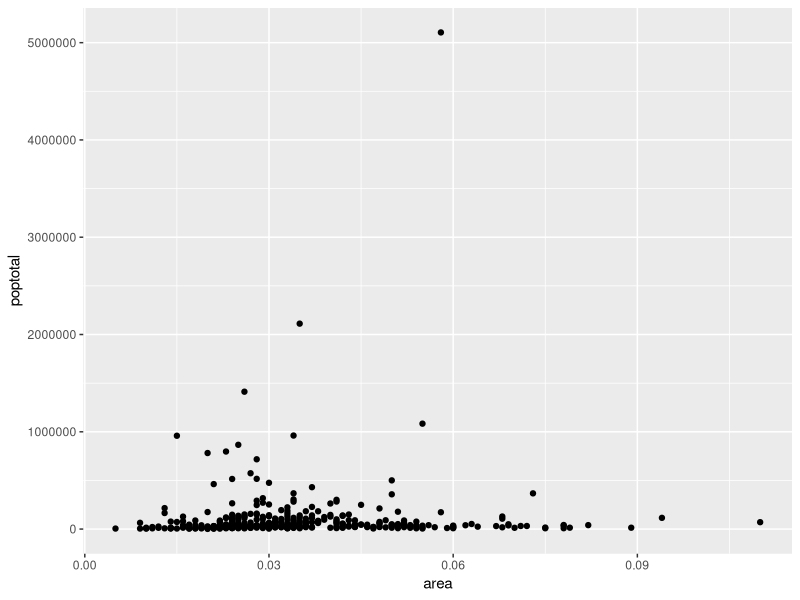

This chart was generated by the following R code:
# A tutorial by Selva Prabhakaran, located at: 
# http://r-statistics.co/ggplot2-Tutorial-With-R.html


# MIDWEST DATASET

# Imports
options(scipen=999)
library(ggplot2)
data("midwest", package="ggplot2")

# Initialize
ggplot(midwest, aes(x=area, y=poptotal)) + geom_point()
